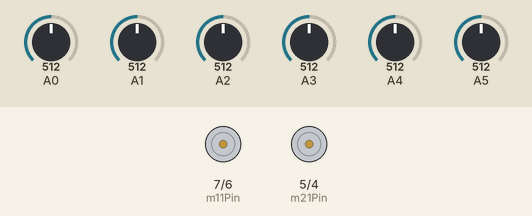
Recording of a sketch running on a simulated Arduino Uno, built with avr-gcc and run on an emulated ATmega328P. On the bench: motor-driver pin pairs drawn as motors (green arrow = first pin HIGH = forward, orange = second pin HIGH = backward, longer = more drive, scaled by the enable pin). Inputs (shaded band) come from the test bench; at power-on: A0 = 512, A1 = 512, A2 = 512, A3 = 512, A4 = 512, A5 = 512.

Above: at 0.1 s.
At 6.1 s:
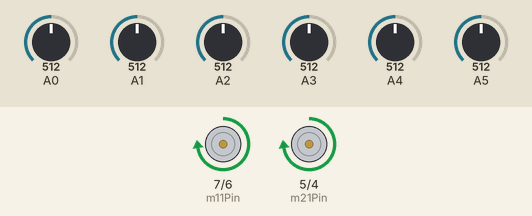
Timing chart, 0 to 7.6 s (numbered marks = the images above):
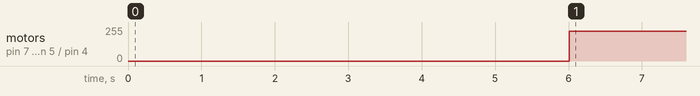

The sketch:

sketch_dec2a.ino
```cpp
#include <QTRSensors.h>

const int m11Pin = 7;
const int m12Pin = 6;
const int m21Pin = 5;
const int m22Pin = 4;
const int m1Enable = 11;
const int m2Enable = 10;

int m1Speed = 0;
int m2Speed = 0;

int p = 0;
int i = 0;
int d = 0;

int error = 0;
int lastError1 = 0, lastError2 = 0, lastError3 = 0, lastError4 = 0;

const int maxSpeed = 225;
const int minSpeed = -225;
const int calibrationDuration = 6000;
int baseSpeed = 225;
int sense = 200;
int lastErrorCalib = 0;

QTRSensors qtr;
bool onLineStart = false;

const int sensorCount = 6;
int sensorValues[sensorCount];
int sensors[sensorCount] = { 0, 0, 0, 0, 0, 0 };
void setup() {

  pinMode(m11Pin, OUTPUT);
  pinMode(m12Pin, OUTPUT);
  pinMode(m21Pin, OUTPUT);
  pinMode(m22Pin, OUTPUT);
  pinMode(m1Enable, OUTPUT);
  pinMode(m2Enable, OUTPUT);

  qtr.setTypeAnalog();
  qtr.setSensorPins((const uint8_t[]){ A0, A1, A2, A3, A4, A5 }, sensorCount);

  Serial.begin(9600);
}


void loop() {

  if (millis() < calibrationDuration) {
    mainCalibrationDrive();
  }
  else if (!onLineStart) {
      resetOnLine();
  }
  else
    pidControl(40, 0, 4);
}


void resetOnLine() {
  int error = map(qtr.readLineBlack(sensorValues), 0, 5000, -50, 50);
  if (error < 0)
    setMotorSpeed(-200, 200);
  else if (error > 0)
    setMotorSpeed(200, -200);
  if (error == 0) {
    onLineStart = true;
    setMotorSpeed(0, 0);

  }
}

void mainCalibrationDrive() {

  qtr.calibrate();

  int error = map(qtr.readLineBlack(sensorValues), 0, 5000, -50, 50);

  if ((error == -50 || error == 50) && lastErrorCalib != error) {
    m1Speed = -m1Speed;
    m2Speed = -m2Speed;
  }
  lastErrorCalib = error;

  setMotorSpeed(m1Speed, m2Speed);
}


void pidControl(float kp, float ki, float kd) {
  int error = map(qtr.readLineBlack(sensorValues), 0, 5000, -40, 40);

  p = error;
  d = error - lastError4;
  lastError4 = lastError3;
  lastError3 = lastError2;
  lastError2 = lastError1;
  lastError1 = error;

  int motorSpeed = kp * p + ki * i + kd * d;

  m1Speed = baseSpeed;
  m2Speed = baseSpeed;

  if (error < 0) {
    m1Speed += motorSpeed;
  }
  else if (error > 0) {
    m2Speed -= motorSpeed;
  }

  m1Speed = constrain(m1Speed, minSpeed, maxSpeed);
  m2Speed = constrain(m2Speed, minSpeed, maxSpeed);

  setMotorSpeed(m1Speed, m2Speed);

}


void setMotorSpeed(int motor1Speed, int motor2Speed) {
  if (motor1Speed == 0) {
    digitalWrite(m11Pin, LOW);
    digitalWrite(m12Pin, LOW);
    analogWrite(m1Enable, motor1Speed);
  } else {
    if (motor1Speed > 0) {
      digitalWrite(m11Pin, HIGH);
      digitalWrite(m12Pin, LOW);
      analogWrite(m1Enable, motor1Speed);
    }
    if (motor1Speed < 0) {
      digitalWrite(m11Pin, LOW);
      digitalWrite(m12Pin, HIGH);
      analogWrite(m1Enable, -motor1Speed);
    }
  }
  if (motor2Speed == 0) {
    digitalWrite(m21Pin, LOW);
    digitalWrite(m22Pin, LOW);
    analogWrite(m2Enable, motor2Speed);
  } else {
    if (motor2Speed > 0) {
      digitalWrite(m21Pin, HIGH);
      digitalWrite(m22Pin, LOW);
      analogWrite(m2Enable, motor2Speed);
    }
    if (motor2Speed < 0) {
      digitalWrite(m21Pin, LOW);
      digitalWrite(m22Pin, HIGH);
      analogWrite(m2Enable, -motor2Speed);
    }
  }
}
```

Measured:
- by itself, motor on pin 7 (m11Pin) / pin 6 (m12Pin), motor on pin 5 (m21Pin) / pin 4 (m22Pin): stopped → forward 225/255 at 6.0 s
